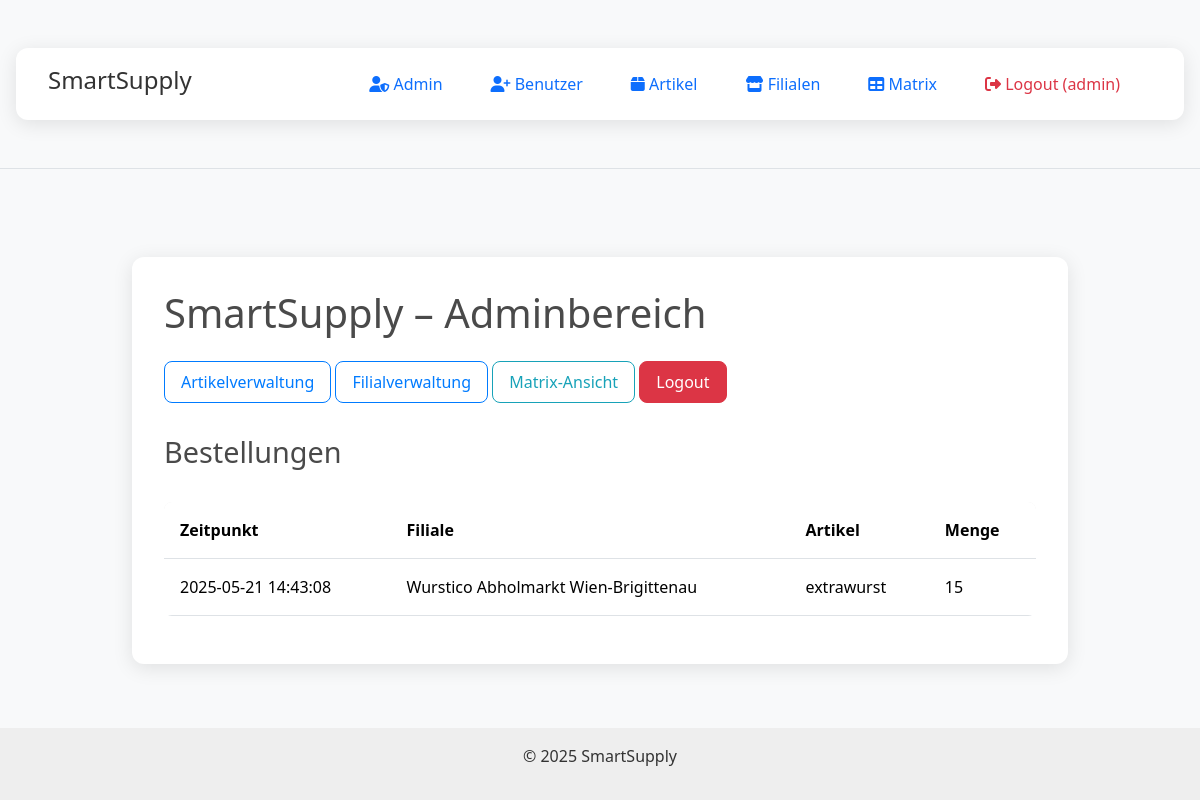
/admin (signed in), run on the app's committed database.
### tables this page shows
CREATE TABLE bestellungen (
  id INTEGER PRIMARY KEY AUTOINCREMENT,
  plz TEXT,
  artikel_id INTEGER,
  menge INTEGER,
  kommentar TEXT,
  datei TEXT,
  zeitpunkt DATETIME DEFAULT CURRENT_TIMESTAMP
);

CREATE TABLE artikel (
  id INTEGER PRIMARY KEY AUTOINCREMENT,
  name TEXT,
  lieferant TEXT,
  tag TEXT,
  maxmenge INTEGER,
  plz TEXT
);

### app.py (models this page shows)
class Filiale(db.Model):
    __tablename__ = 'filialen'
    id = db.Column(db.Integer, primary_key=True)
    plz = db.Column(db.String, unique=True)
    name = db.Column(db.String)

### blueprints/admin.py (the view)
@admin.route('/admin')
def admin_dashboard():
    if not session.get('admin'):
        return redirect('/')
    conn = get_db()
    cur = conn.cursor()
    cur.execute("""
        SELECT b.*, f.name as filialname, a.name as artikelname, a.lieferant, a.tag
        FROM bestellungen b
        JOIN filialen f ON f.plz = b.plz
        JOIN artikel a ON a.id = b.artikel_id
        ORDER BY b.zeitpunkt DESC
    """)
    bestellungen = cur.fetchall()
    return render_template('admin.html', bestellungen=bestellungen)

### app.py (called while the page is built)
@app.after_request
def add_no_cache_headers(response):
    response.headers["Cache-Control"] = "no-store, no-cache, must-revalidate, max-age=0"
    response.headers["Pragma"] = "no-cache"
    response.headers["Expires"] = "0"
    return response

### db.py (called while the page is built)
def get_db():
    conn = sqlite3.connect('frood.db')
    conn.row_factory = sqlite3.Row
    return conn

### templates/admin.html (shortened to what this page needs)
{% extends "layout.html" %}
{% block content %}
<div class="container">
    <h1>SmartSupply – Adminbereich</h1>
    <div class="mb-4">
        <a href="/artikelverwaltung" class="btn btn-outline-primary">Artikelverwaltung</a>
        <a href="/filialverwaltung" class="btn btn-outline-primary">Filialverwaltung</a>
        <a href="/admin_matrix" class="btn btn-outline-info">Matrix-Ansicht</a>
        <a href="/logout" class="btn btn-danger">Logout</a>
    </div>
    <h2>Bestellungen</h2>
    <div class="table-responsive">
        <table class="table table-hover table-sm">
            <thead class="thead-light">
                <tr>
                    <th>Zeitpunkt</th>
                    <th>Filiale</th>
                    <th>Artikel</th>
                    <th>Menge</th>
                </tr>
            </thead>
            <tbody>
                {% for b in bestellungen %}
                <tr>
                    <td>{{ b.zeitpunkt }}</td>
                    <td>{{ b.filialname }}</td>
                    <td>{{ b.artikelname }}</td>
                    <td>{{ b.menge }}</td>
                </tr>
                {% endfor %}
            </tbody>
        </table>
    </div>
</div>
{% endblock %}

### templates/layout.html (style rules this page uses)
body { font-family: 'Segoe UI', Tahoma, sans-serif; margin: 0; background-color: #f5f5f5; }

### templates/admin.html (style rules this page uses)
body { background-color: #f8f9fa; font-family: 'Segoe UI', Tahoma, Geneva, Verdana, sans-serif; color: #333; }
.container { max-width: 1200px; margin: 2rem auto; padding: 2rem; background: white; border-radius: 12px; box-shadow: 0 4px 20px rgba(0, 0, 0, 0.1); }
h1 { font-size: 2.5rem; margin-bottom: 1.5rem; color: #4a4a4a; }
h2 { font-size: 1.8rem; margin-top: 2rem; margin-bottom: 1rem; color: #4a4a4a; }
.mb-4 { margin-bottom: 2rem; }
.btn { border-radius: 8px; padding: 0.5rem 1rem; font-size: 1rem; transition: background-color 0.3s, transform 0.2s; }
.btn-outline-primary { border-color: #007bff; color: #007bff; }
.btn-danger { background-color: #dc3545; color: white; }
.btn-outline-info { border-color: #17a2b8; color: #17a2b8; }
.table { margin-top: 1rem; border-radius: 8px; overflow: hidden; }
.table thead { background-color: #f1f1f1; }
.table th, .table td { padding: 1rem; text-align: left; }
.table-responsive { margin-top: 1rem; }

### data on the page
bestellungen: zeitpunkt "2025-05-21 14:43:08", filialname "Wurstico Abholmarkt Wien-Brigittenau", artikelname "extrawurst", menge "15"

### other printed values
{{ session['username'] }} "admin"
